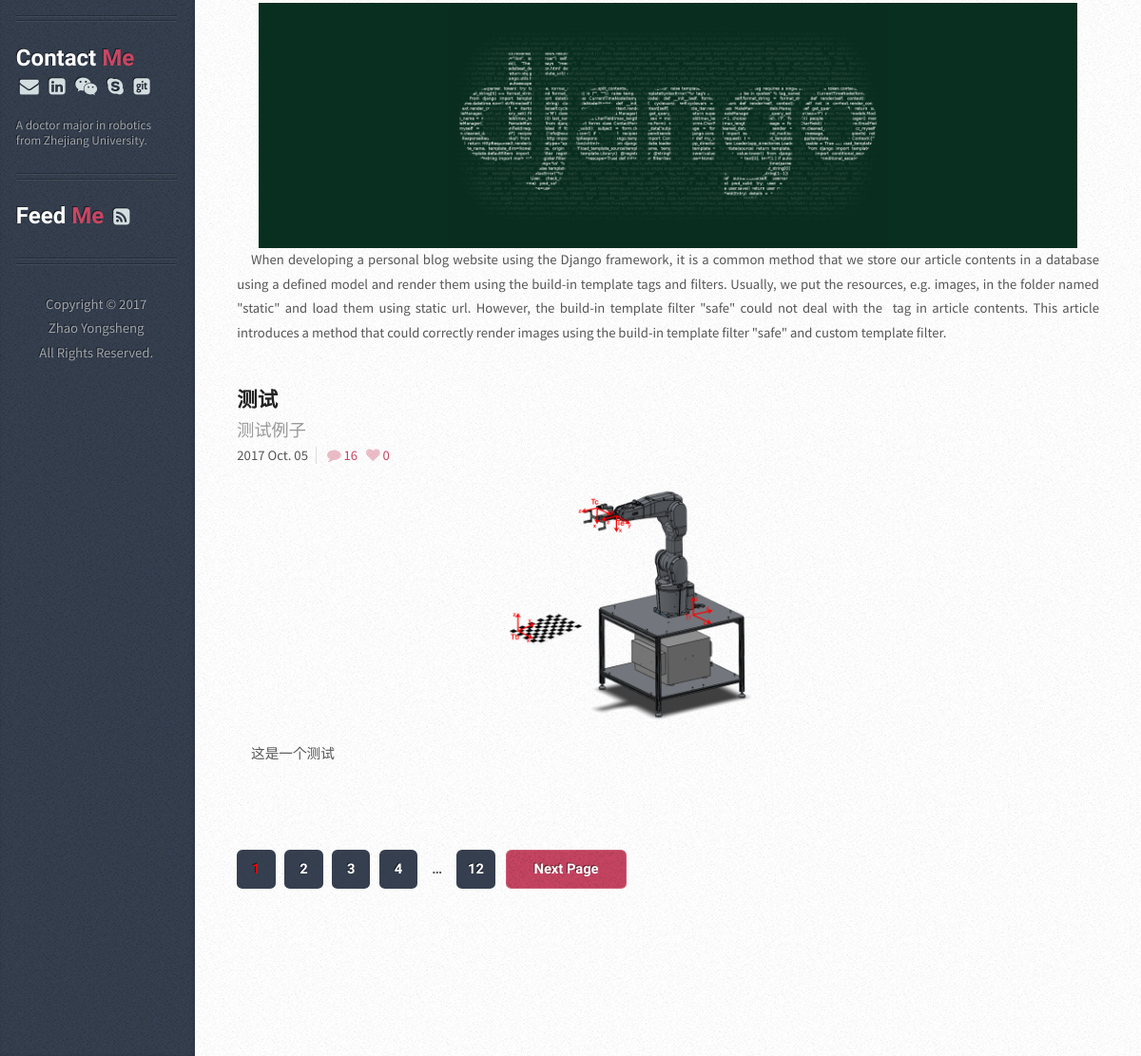
The app's page / (lower part), older data.
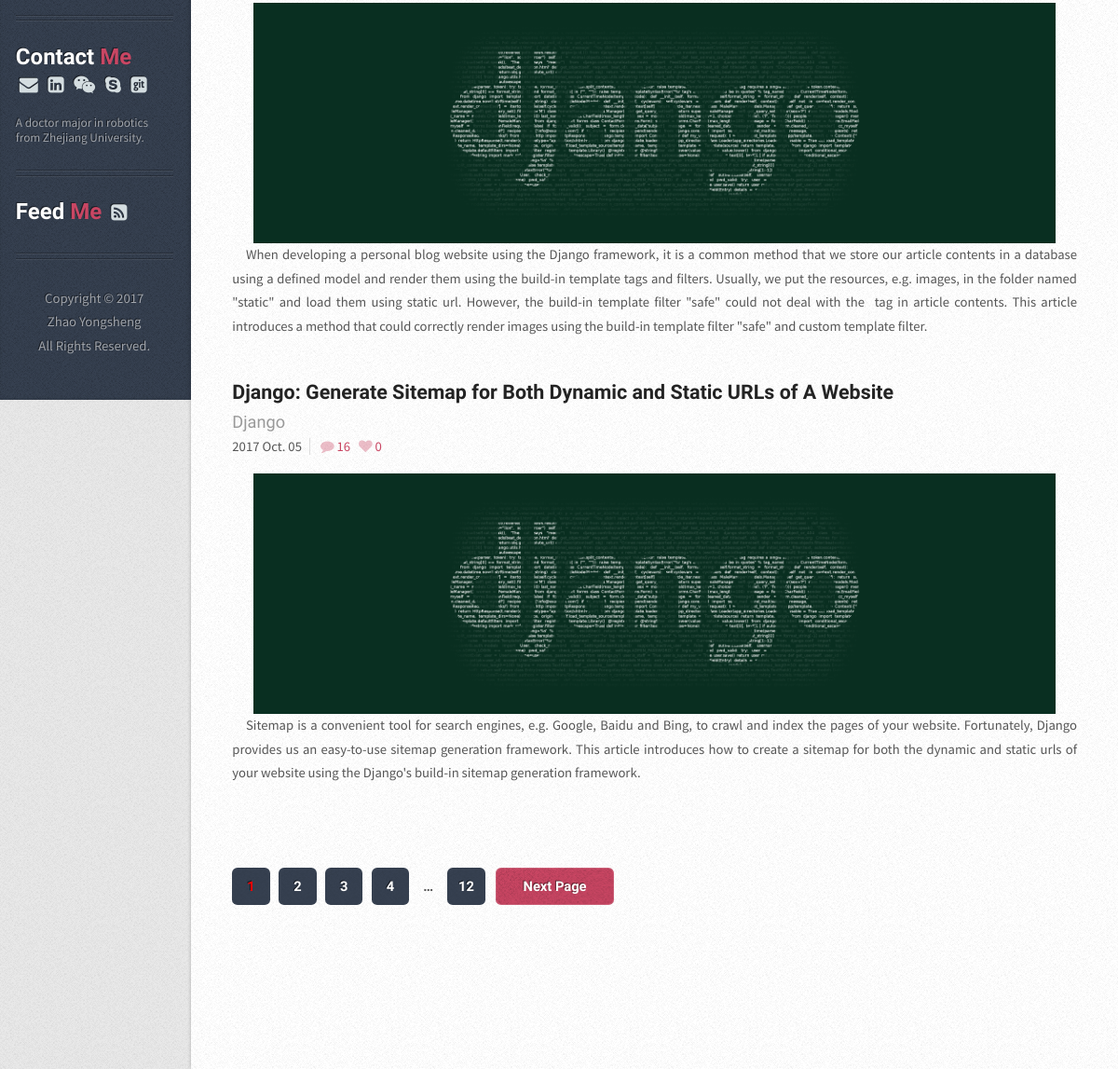
The same page, newer data.
### article/models.py (models this page shows, shortened)
class Article(models.Model):
    title = models.CharField(max_length=100)  # 博客题目
    category = models.CharField(max_length=50, blank=True)  # 博客标签
    lovecount = models.IntegerField(default=0)  # 博客点赞数量
    date_time = models.DateTimeField(auto_now_add=True)  # 博客日期
    abstract = models.TextField(blank=True, null=True)  # 博客文章简介
    content = models.TextField(blank=True, null=True)  # 博客文章正文
    cover = models.CharField(max_length=75, blank=True)  # 博客封面
    views = models.PositiveIntegerField(default=0) # 博客阅读数量
    class Meta:  # 按时间下降排序
        ordering = ['-date_time']

### article/views.py (the view)
# urls.py: 2. Add a URL to urlpatterns:  url(r'^$', views.home, name='home')
def home(request):
        post_list = Article.objects.all()  # 获取全部的Article对象
        post_num = len(post_list)+30
        page_num = int(math.ceil(post_num/3.0))
        if page_num > 4:
            page_max = page_num     # 两种模式，一种小于等于4页；一种大于4页
        else:
            page_max = 0
        if post_num > 3:
            return render(request, 'index.html', {'post_list': post_list[0:3], 'page_num': range(1, page_num+1), 'page_max': page_max, 'currt_pg': 1})
        else:
            return render(request, 'index.html', {'post_list': post_list, 'page_num': range(1, page_num+1), 'page_max': page_max, 'currt_pg': 1})

### templates/index.html (shortened to what this page needs)
	{% extends "base.html" %}
{% load static %}
{% block content_post %}
{% for post in post_list%}
    <article class="box post post-excerpt">
      <header>
        <h2><a href="{% url "article" id=post.id %}">{{ post.title }}</a></h2>
        <p>{{ post.category }}</p>
      </header>
      <div class="info">
        <span class="date">
          <span class="year">{{post.date_time.year}}</span>
          {% if post.date_time.month == 1 %}
              <span class="month">Jan.</span>
          {% elif post.date_time.month == 2 %}
              <span class="month">Feb.</span>
          {% elif post.date_time.month == 3 %}
              <span class="month">Mar.</span>
          {% elif post.date_time.month == 4 %}
              <span class="month">Apr.</span>
          {% elif post.date_time.month == 5 %}
              <span class="month">May.</span>
          {% elif post.date_time.month == 6 %}
              <span class="month">Jun.</span>
          {% elif post.date_time.month == 7 %}
              <span class="month">Jul.</span>
          {% elif post.date_time.month == 8 %}
              <span class="month">Aug.</span>
          {% elif post.date_time.month == 9 %}
              <span class="month">Sep.</span>
          {% elif post.date_time.month == 10 %}
              <span class="month">Oct.</span>
          {% elif post.date_time.month == 11 %}
              <span class="month">Mov.</span>
          {% else %}
              <span class="month">Dec.</span>
          {% endif %}
          {% if post.date_time.day < 10 %}
              <span class="month">0{{post.date_time.day}}</span>
          {% else %}
              <span class="month">{{post.date_time.day}}</span>
          {% endif %}
        </span>
        <ul class="stats" style="padding:0em; margin:0em">
          <li><a href="#" class="icon fa-comment">16</a></li>
          <li><a href="javascript:void(0)" class="icon fa-heart" onclick="addLove({{post.id}})" id="a_love_{{post.id}}" >{{ post.lovecount }}</a></li>
        </ul>
      </div>
      <img class="imagecover" src="{% static post.cover %}" alt="" />
      <p>{{ post.abstract | safe }}</p>
    </article>
{% endfor %}
{% endblock %}
{% block content_pagination %}
    <div class="pagination">
      <div class="pages">
        {% if page_max == 0 %}
          {% for page in page_num %}
             {% if page == currt_pg %}
                <a href="{% url "index" pg=page %}" class="active" style="color:red">{{ page }}</a>
             {% else %}
                <a href="{% url "index" pg=page %}" class="active">{{ page }}</a>
             {% endif %}
          {% endfor %}
        {% else %}
          {% if page_max > currt_pg|add:"+3" %}
            <a href="{% url "index" pg=currt_pg %}" class="active" style="color:red">{{ currt_pg }}</a>
            <a href="{% url "index" pg=currt_pg|add:"+1" %}" class="active">{{ currt_pg|add:"+1" }}</a>
            <a href="{% url "index" pg=currt_pg|add:"+2" %}" class="active">{{ currt_pg|add:"+2" }}</a>
            <a href="{% url "index" pg=currt_pg|add:"+3" %}" class="active">{{ currt_pg|add:"+3" }}</a>
            <span>&hellip;</span>
            <a href="{% url "index" pg=page_max %}" class="active">{{ page_max }}</a>
          {% endif %}
        {% endif %}
      </div>
      <a href="{% url "index" pg=currt_pg|add:"+1" %}" class="button next">Next Page</a>
    </div>
{% endblock %}

Row changes from the older to the newer data that the page shows:
changed Article: title "测试" → "Django: Generate Sitemap for Both Dynamic and Static URLs of A Website"; category "测试例子" → "Django"; cover: a different picture; abstract "这是一个测试" → "Sitemap is a convenient tool for search engines, e.g. Google, Baidu and Bing, to crawl and index the pages of your website. Fortunately, Django provides us an easy-to-use sitemap generation framework. This article introduces how to create a sitemap for both the dynamic and static urls of your website using the Django's build-in sitemap generation framework."
